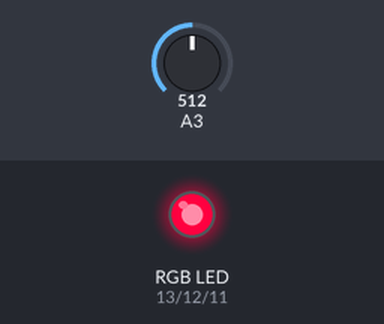
Bench run of a sketch on a simulated Arduino Uno, built with avr-gcc and run on an emulated ATmega328P. Parts: an RGB LED mixed from three pins (HIGH = lit). The test bench sets the inputs (shaded band); at power-on: A3 = 512. Dim RGB values are drawn brighter than linear.

Above: at 1.2 s.
1.3 s: A3 set to 716
At 2.5 s:
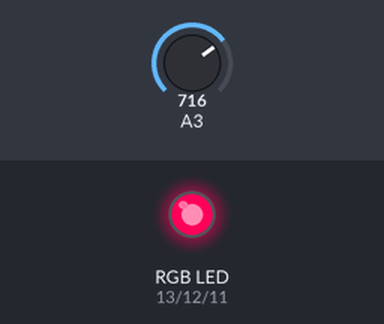
2.8 s: A3 set to 511
At 3.7 s:
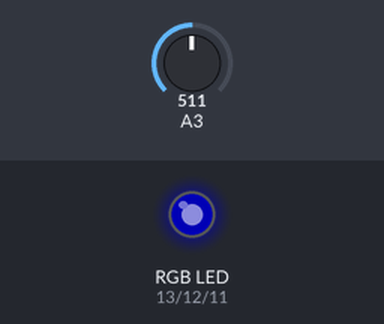
4.3 s: A3 set to 512
At 4.8 s:
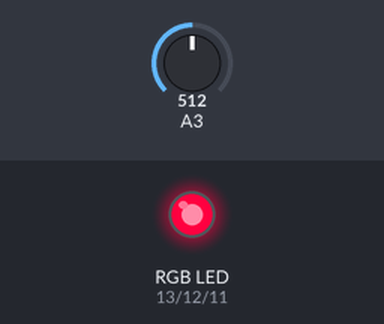
5.8 s: A3 set to 960
At 7.0 s:
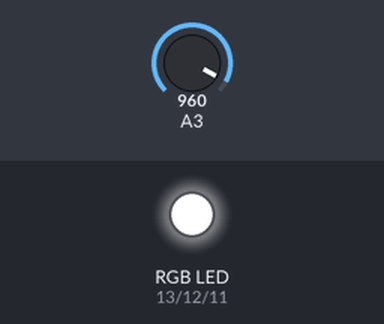
7.3 s: A3 set to 943
At 8.3 s:
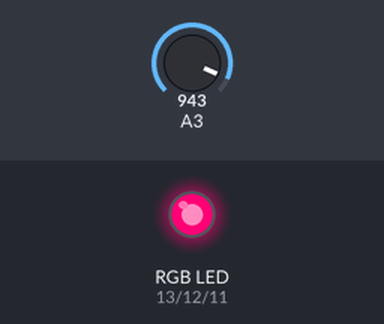
8.8 s: A3 set to 1023
At 9.4 s:
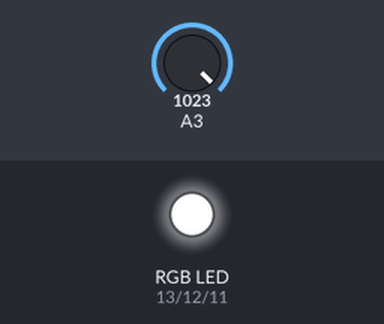
Timing chart, 0 to 11.3 s (numbered marks = the images above; inputs shaded):
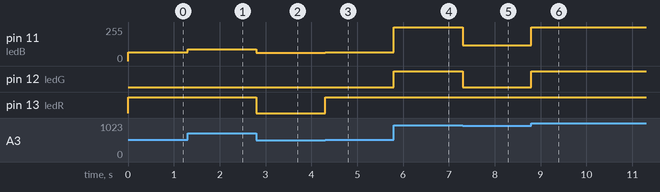

The sketch:

RGB_color_vaiation_20230314.ino
```cpp
 /*
Potentionmeter change RGB color from black to White through different color variations.
 use the analog read to read the analog value;
 According to the value to write the output;
 */
int ledR = 13;  //define the pin number
int ledG = 12;  //define the pin number
int ledB = 11;  //define the pin number
float AI = A3;  //define the pin number
void setup() {

  pinMode(ledR, OUTPUT); //setup the pin function;
  pinMode(ledB, OUTPUT);//setup the pin function;
  pinMode(ledG, OUTPUT);//setup the pin function;
}

// the loop routine runs over and over again forever:
void loop() {
  AI = analogRead(A3);// read the analog value;
  // when the value less than the 50,RGB will be off;
if(AI<= 50){
  analogWrite(ledR, 0);// RGB off
  analogWrite(ledB, 0);// RGB off
  analogWrite(ledG, 0);// RGB off

}
//when the value bigger than the 950;RGB will be white
else if (AI>=950){
  analogWrite(ledR, 255);//RGB fully ON ; white
  analogWrite(ledB, 255);//RGB fully ON ; white
  analogWrite(ledG, 255); //RGB fully ON ; white
}
//when the value bigger than 50 and less than 950;
// it will show the different color
else{
  analogWrite(ledR, AI/4); //RGB selector color;
  analogWrite(ledB, AI/8); //RGB selector color;
  analogWrite(ledG, AI/16); //RGB selector color;
}

}
```

Measured:
- the behaviour switches between 511 and 512 on A3 (found by bisection; images 2 and 3)
- the behaviour switches between 950 and 949 on A3 (found by bisection; images 4 and 5)
- after the input at 1.3 s, pin 11 (ledB): 64/255 → 89/255 at once
- after the input at 2.8 s, pin 11 (ledB): 89/255 → 63/255 at once; pin 13 (ledR): HIGH → LOW at once
- after the input at 4.3 s, pin 11 (ledB): 63/255 → 64/255 at once; pin 13 (ledR): LOW → HIGH at once
- after the input at 5.8 s, pin 11 (ledB): 64/255 → 255/255 at once; pin 12 (ledG): LOW → HIGH at once
- after the input at 7.3 s, pin 11 (ledB): 255/255 → 117/255 at once; pin 12 (ledG): HIGH → LOW at once
- after the input at 8.8 s, pin 11 (ledB): 117/255 → 255/255 at once; pin 12 (ledG): LOW → HIGH at once
